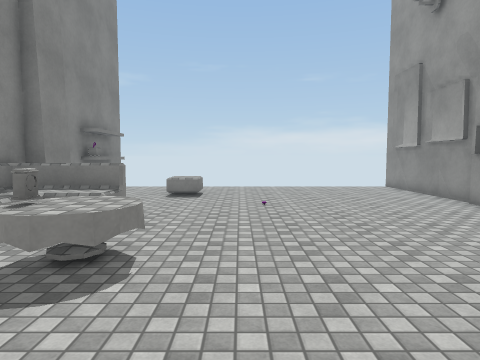
[1] (above)

16 first-person views from a walk through a scene from a Unity 3-D project. The camera is 1.5 m above the floor, tilts 4° down and sees 75° across. The floor is counted in squares, 1 m on a side. Each view is taken from the middle of a square. On the plan, view 1 faces up. The plan holds only what a view shows up to about 15 squares ahead; the rest is blank. Surface patterns are stand-ins for the level's own textures.

[2]
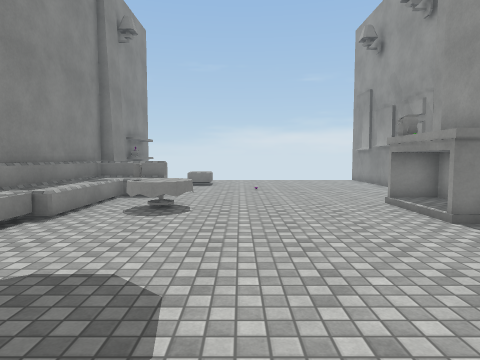

[3]
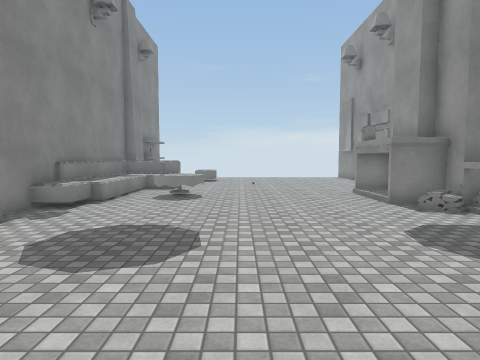

[4]
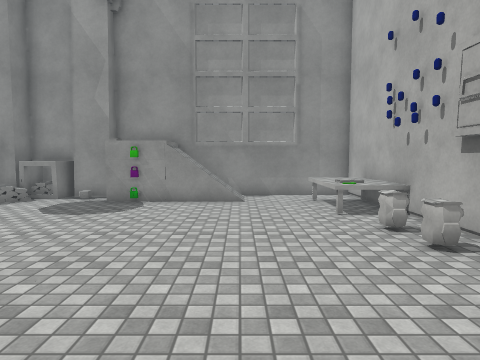

[5]
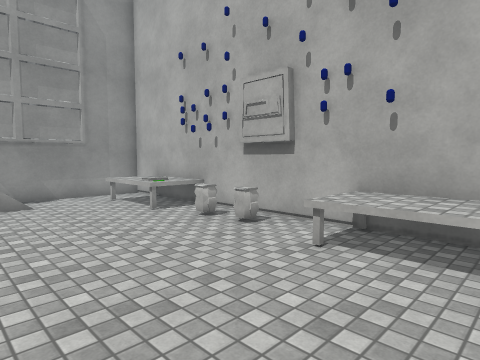

[6]
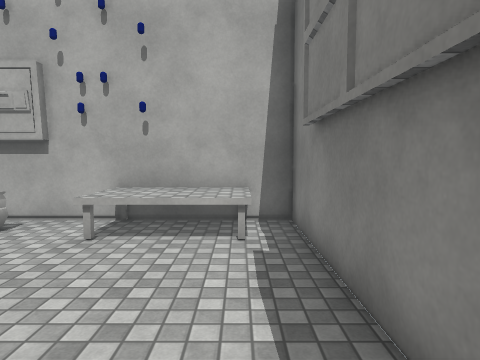

[7]
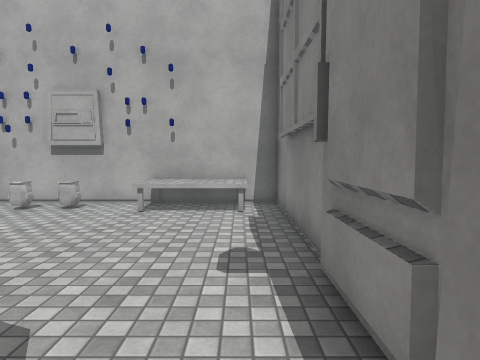

[8]
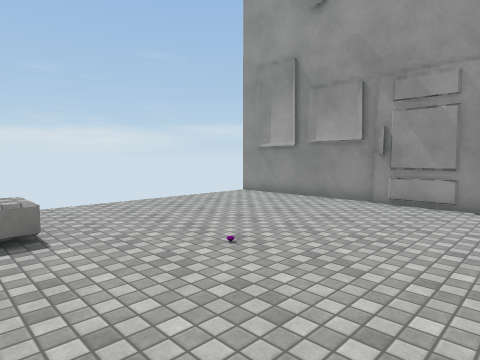

[9]
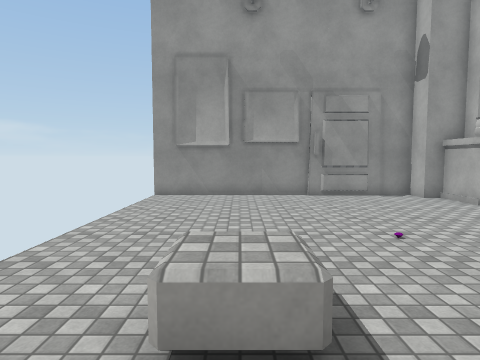

[10]
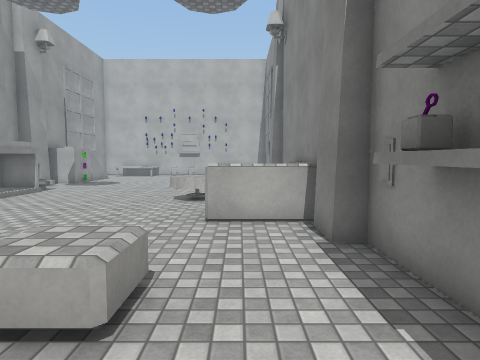

[11]
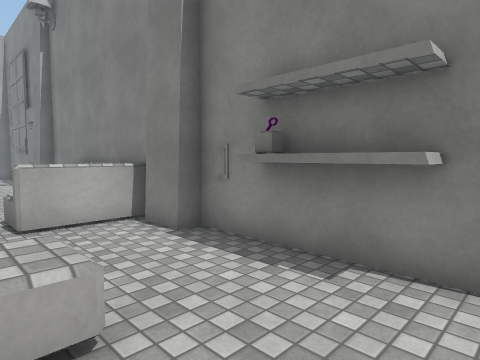

[12]
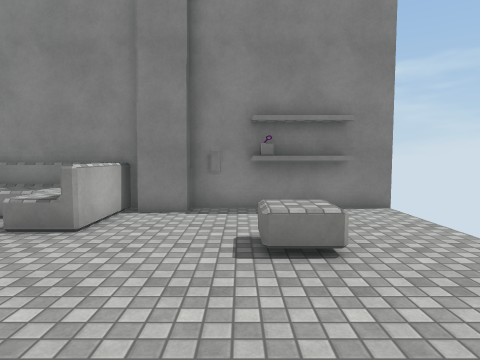

[13]
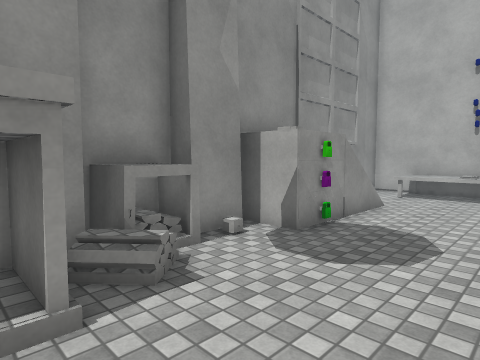

[14]
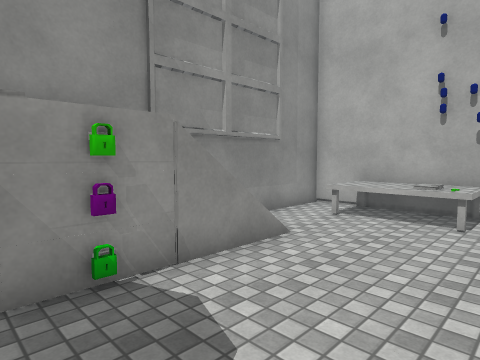

[15]
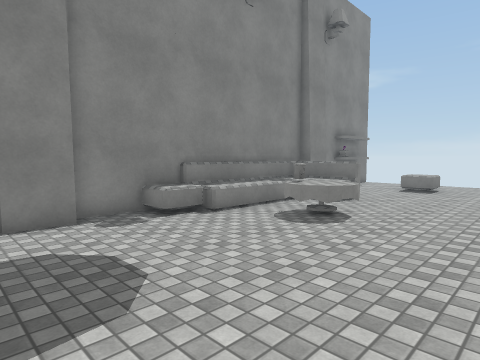

[16]
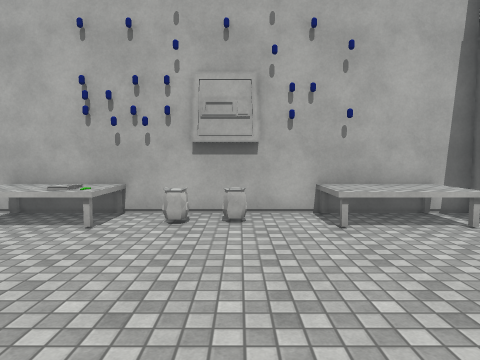

### Floor plan
Points are (right, up) in squares from view 1. A wall is a line through its corners. A room is listed if a view was taken in it or the views show most of it. See-through windows are left out.
Room 1 (views 1, 2, 3, 4, 5, 6, 7, 8, 9, 10, 11, 12, 13, 14, 15, 16)
walls: (4.9, 2.3) (6.5, 2.3); (6.5, 5.2) (4.9, 5.2); (-6.3, 1.6) (-6.3, -0.7); (-5.7, -0.7) (-5.7, -2.1); (7, -2.1) (7, -0.7) (7.7, -0.7) (7.7, 1.4) (6.7, 1.4) (6.7, 2.2) (4.9, 2.2) (4.9, 5.3) (6.7, 5.3) (6.7, 6) (7.7, 6) (7.7, 16.5); (7.5, 7.9) (7.5, 10.1); (-6, -2.5) (-6, -5.1); (-6.3, 9.2) (-6.3, 8.4); (-6.3, -5.5) (-6.3, -11.4) (7.7, -11.4) (7.7, -2.4); (-6.3, 12.6) (-6.3, 10.5) (-5.7, 10.5) (-5.7, 9.2); (-5.7, 15.1) (-5.7, 12.3) (-6.2, 12.3); (-6.3, 16.6) (-6.3, 13.4)
objects: other object (-6, 1) to (-5, 3); other object (-6, 3) to (-3, 9); other object (-5, -11) to (-2, -10); other object (-3, 4) to (-3, 5); other object (-3, 12) to (-2, 14); other object (-2, 4) to (-2, 5); other object (0, -10); other object (1, -10) to (2, -10); other object (3, -11) to (6, -10); other object (3, -10); other object (4, -10); other object (6, 0) to (7, 1)

Positions as (right, up) in squares from view 1, and headings:
1: (0, 0), facing up
2: (0, -5), facing up
3: (0, -8), facing up
4: (-5, -7), facing right
5: (-5, -5), facing down-right
6: (-5, -4), facing down
7: (-5, -1), facing down
8: (-3, 6), facing up-right
9: (-5, 13), facing right
10: (-4, 16), facing down
11: (-2, 16), facing down-left
12: (3, 12), facing left
13: (2, 3), facing down-right
14: (2, -2), facing down-right
15: (2, -3), facing up-left
16: (0, -3), facing down
